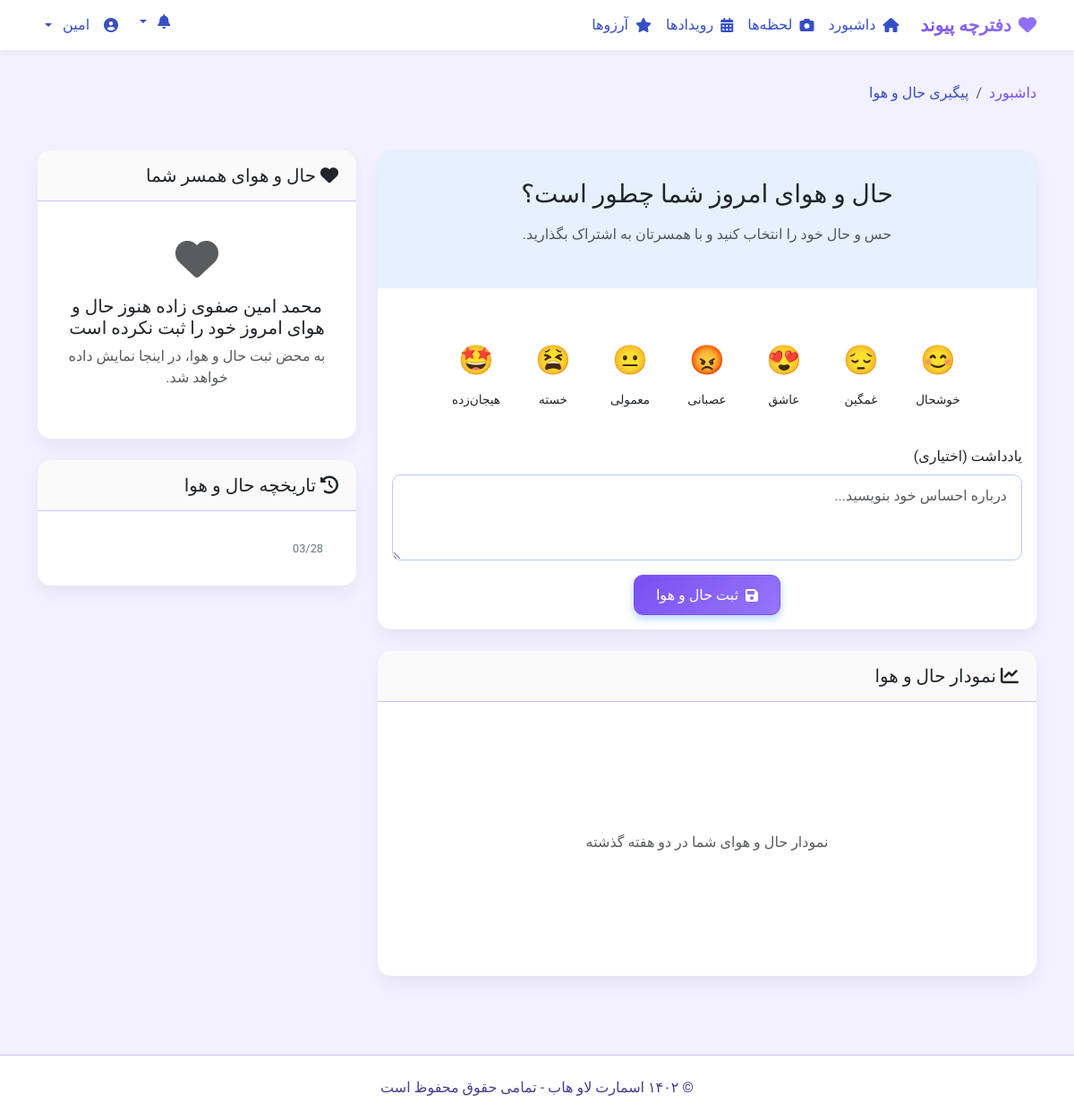
The page /mood/track/ (signed in) on the database its author committed.
### lovehub/models.py (models this page shows, shortened)
class UserProfile(models.Model):
    user = models.OneToOneField(User, on_delete=models.CASCADE, related_name='profile')
    partner = models.OneToOneField('self', on_delete=models.SET_NULL, null=True, blank=True, related_name='partner_profile')
    avatar = models.ImageField(upload_to='avatars/', null=True, blank=True, verbose_name='تصویر پروفایل')
    birth_date = models.DateField(null=True, blank=True, verbose_name='تاریخ تولد')
    relationship_start_date = models.DateField(null=True, blank=True, verbose_name='تاریخ شروع رابطه')
    class Meta:
        verbose_name = 'پروفایل کاربر'
        verbose_name_plural = 'پروفایل‌های کاربران'

class DailyMood(models.Model):
    MOOD_CHOICES = [
        ('😊', 'خوشحال'),
        ('😍', 'عاشقانه'),
        ('🤔', 'متفکر'),
        ('🙂', 'معمولی'),
        ('❤️', 'عاشق'),
    ]
    user = models.ForeignKey(User, on_delete=models.CASCADE, related_name='moods', verbose_name='کاربر')
    date = models.DateField(default=timezone.now, verbose_name='تاریخ')
    mood = models.CharField(max_length=10, choices=MOOD_CHOICES, verbose_name='حالت')
    note = models.TextField(blank=True, null=True, verbose_name='یادداشت')
    class Meta:
        verbose_name = 'حس روزانه'
        verbose_name_plural = 'حس‌های روزانه'
        unique_together = ['user', 'date']

### lovehub/views.py (the view, shortened to what this page needs)
# urls.py: path('mood/track/', views.track_mood, name='track_mood'),
@login_required
def track_mood(request):
    user = request.user
    profile = get_object_or_404(UserProfile, user=user)
    today = timezone.now().date()
    today_mood = DailyMood.objects.filter(user=user, date=today).first()
    partner_mood = None
    if profile.partner and profile.partner.user:
        partner_mood = DailyMood.objects.filter(
            user=profile.partner.user,
            date=today
        ).first()
    two_weeks_ago = today - timedelta(days=14)
    mood_history = DailyMood.objects.filter(
        user=user,
        date__gte=two_weeks_ago,
        date__lte=today
    ).order_by('date')
    partner_mood_history = []
    if profile.partner and profile.partner.user:
        partner_mood_history = DailyMood.objects.filter(
            user=profile.partner.user,
            date__gte=two_weeks_ago,
            date__lte=today
        ).order_by('date')
    context = {
        'today_mood': today_mood,
        'partner_mood': partner_mood,
        'mood_history': mood_history,
        'partner_mood_history': partner_mood_history,
        'today': today,
        'profile': profile
    }
    return render(request, 'lovehub/track_mood.html', context)

### lovehub/views.py (called while the page is built)
def lovehub_context_processor(request):
    context = {}
    if request.user.is_authenticated:
        user = request.user
        try:
            profile = UserProfile.objects.get(user=user)
            context['user_profile'] = profile
        except UserProfile.DoesNotExist:
            pass
        context['unread_notifications'] = Notification.objects.filter(
            user=user,
            is_read=False
        ).order_by('-created_at')[:5]
        context['unread_notifications_count'] = Notification.objects.filter(
            user=user,
            is_read=False
        ).count()
        try:
            theme = AppTheme.objects.get(user=user)
            context['user_theme'] = theme
        except AppTheme.DoesNotExist:
            pass
    return context

### templates/lovehub/track_mood.html (shortened to what this page needs)
{% extends "lovehub/base.html" %}
{% block content %}
<div class="row">
    <div class="col-12 mb-3">
        <nav aria-label="breadcrumb">
            <ol class="breadcrumb">
                <li class="breadcrumb-item"><a href="{% url 'dashboard' %}">داشبورد</a></li>
                <li class="breadcrumb-item active" aria-current="page">پیگیری حال و هوا</li>
            </ol>
        </nav>
    </div>
</div>
<div class="row">
    <div class="col-md-8">
        <div class="card mood-tracker-card">
            <div class="mood-header">
                <h3>حال و هوای امروز شما چطور است؟</h3>
                <p class="text-muted">حس و حال خود را انتخاب کنید و با همسرتان به اشتراک بگذارید.</p>
            </div>
            <div class="card-body">
                <form method="post" action="{% url 'track_mood' %}">
                    <div class="mood-options">
                        <label class="mood-option {% if today_mood and today_mood.mood == 'happy' %}active{% endif %}">
                            <span class="mood-emoji">😊</span>
                            <span class="mood-name">خوشحال</span>
                        </label>
                        <label class="mood-option {% if today_mood and today_mood.mood == 'sad' %}active{% endif %}">
                            <span class="mood-emoji">😔</span>
                            <span class="mood-name">غمگین</span>
                        </label>
                        <label class="mood-option {% if today_mood and today_mood.mood == 'love' %}active{% endif %}">
                            <span class="mood-emoji">😍</span>
                            <span class="mood-name">عاشق</span>
                        </label>
                        <label class="mood-option {% if today_mood and today_mood.mood == 'angry' %}active{% endif %}">
                            <span class="mood-emoji">😡</span>
                            <span class="mood-name">عصبانی</span>
                        </label>
                        <label class="mood-option {% if today_mood and today_mood.mood == 'neutral' %}active{% endif %}">
                            <span class="mood-emoji">😐</span>
                            <span class="mood-name">معمولی</span>
                        </label>
                        <label class="mood-option {% if today_mood and today_mood.mood == 'tired' %}active{% endif %}">
                            <span class="mood-emoji">😫</span>
                            <span class="mood-name">خسته</span>
                        </label>
                        <label class="mood-option {% if today_mood and today_mood.mood == 'excited' %}active{% endif %}">
                            <span class="mood-emoji">🤩</span>
                            <span class="mood-name">هیجان‌زده</span>
                        </label>
                    </div>
                    <div class="mb-3">
                        <label for="note" class="form-label">یادداشت (اختیاری)</label>
                        <textarea class="form-control" id="note" name="note" rows="3" placeholder="درباره احساس خود بنویسید...">{{ today_mood.note }}</textarea>
                    </div>
                    <div class="d-grid gap-2 d-md-flex justify-content-md-center">
                        <button type="submit" class="btn btn-primary">
                            <i class="fas fa-save"></i> {% if today_mood %}بروزرسانی حال و هوا{% else %}ثبت حال و هوا{% endif %}
                        </button>
                    </div>
                </form>
            </div>
        </div>
        {% if mood_history %}
        <div class="card mood-tracker-card">
            <div class="card-header">
                <h5 class="mb-0"><i class="fas fa-chart-line"></i> نمودار حال و هوا</h5>
            </div>
            <div class="card-body">
                <div class="mood-chart">
                    <div class="d-flex justify-content-center align-items-center h-100">
                        <p class="text-muted">نمودار حال و هوای شما در دو هفته گذشته</p>
                    </div>
                </div>
            </div>
        </div>
        {% endif %}
    </div>
    <div class="col-md-4">
        {% if profile.partner and partner_mood %}
        <div class="card mood-tracker-card">
            <div class="card-header">
                <h5 class="mb-0"><i class="fas fa-heart"></i> حال و هوای همسر شما</h5>
            </div>
            <div class="card-body">
                <div class="partner-mood {{ partner_mood.mood }}">
                    <div class="current-mood-date">{{ today|date:"Y/m/d" }}</div>
                    <div class="current-mood-time">{{ today|time:"H:i"|default:"" }}</div>
                    {% if profile.partner.avatar %}
                        <img src="{{ profile.partner.avatar.url }}" alt="{{ profile.partner.user.get_full_name }}" class="partner-photo">
                    {% else %}
                        <div class="partner-photo-placeholder">
                            <i class="fas fa-user"></i>
                        </div>
                    {% endif %}
                    <div class="partner-name">{{ profile.partner.user.get_full_name|default:profile.partner.user.username }}</div>
                    {% if partner_mood.mood == 'happy' %}
                        <div class="current-mood-emoji">😊</div>
                        <h5>خوشحال</h5>
                    {% elif partner_mood.mood == 'sad' %}
                        <div class="current-mood-emoji">😔</div>
                        <h5>غمگین</h5>
                    {% elif partner_mood.mood == 'love' %}
                        <div class="current-mood-emoji">😍</div>
                        <h5>عاشق</h5>
                    {% elif partner_mood.mood == 'angry' %}
                        <div class="current-mood-emoji">😡</div>
                        <h5>عصبانی</h5>
                    {% elif partner_mood.mood == 'neutral' %}
                        <div class="current-mood-emoji">😐</div>
                        <h5>معمولی</h5>
                    {% elif partner_mood.mood == 'tired' %}
                        <div class="current-mood-emoji">😫</div>
                        <h5>خسته</h5>
                    {% elif partner_mood.mood == 'excited' %}
                        <div class="current-mood-emoji">🤩</div>
                        <h5>هیجان‌زده</h5>
                    {% endif %}
                    {% if partner_mood.note %}
                    <div class="mt-3">
                        <p>{{ partner_mood.note }}</p>
                    </div>
                    {% endif %}
                </div>
            </div>
        </div>
        {% elif profile.partner and not partner_mood %}
        <div class="card mood-tracker-card">
            <div class="card-header">
                <h5 class="mb-0"><i class="fas fa-heart"></i> حال و هوای همسر شما</h5>
            </div>
            <div class="card-body">
                <div class="text-center py-4">
                    <div class="mb-3">
                        <i class="fas fa-heart text-muted fa-3x"></i>
                    </div>
                    <h5>{{ profile.partner.user.get_full_name|default:profile.partner.user.username }} هنوز حال و هوای امروز خود را ثبت نکرده است</h5>
                    <p class="text-muted">به محض ثبت حال و هوا، در اینجا نمایش داده خواهد شد.</p>
                </div>
            </div>
        </div>
        {% endif %}
        {% if mood_history %}
        <div class="card mood-tracker-card">
            <div class="card-header">
                <h5 class="mb-0"><i class="fas fa-history"></i> تاریخچه حال و هوا</h5>
            </div>
            <div class="card-body">
                <div class="mood-history">
                    {% for mood in mood_history %}
                    <div class="mood-day">
                        <div class="mood-day-date">{{ mood.date|date:"m/d" }}</div>
                    </div>
                    {% endfor %}
                </div>
            </div>
        </div>
        {% endif %}
    </div>
</div>
{% endblock %}

### templates/lovehub/base.html (shortened to what this page needs)
<!DOCTYPE html>
<html lang="fa" dir="rtl">
<head>
    <link rel="stylesheet" href="https://cdn.jsdelivr.net/npm/bootstrap@5.3.2/dist/css/bootstrap.rtl.min.css">
    <link rel="stylesheet" href="https://cdnjs.cloudflare.com/ajax/libs/font-awesome/6.5.1/css/all.min.css">
    <link rel="stylesheet" href="https://unpkg.com/leaflet@1.9.4/dist/leaflet.css">
</head>
<body class="{% if request.user.theme.theme == 'dark' %}theme-dark{% elif request.user.theme.theme == 'light' %}theme-light{% elif request.user.theme.theme == 'nature' %}theme-nature{% elif request.user.theme.theme == 'romance' %}theme-romance{% elif request.user.theme.theme == 'royal' %}theme-royal{% elif request.user.theme.theme == 'ocean' %}theme-ocean{% elif request.user.theme.theme == 'sunset' %}theme-sunset{% else %}theme-default{% endif %}">
    <nav class="navbar navbar-expand-lg">
        <div class="container">
            <a class="navbar-brand" href="{% url 'dashboard' %}">
                <i class="fas fa-heart"></i>دفترچه پیوند
            </a>
            <div class="collapse navbar-collapse" id="navbarNav">
                <ul class="navbar-nav me-auto">
                    <li class="nav-item">
                        <a class="nav-link {% if request.resolver_match.url_name == 'dashboard' %}active{% endif %}" href="{% url 'dashboard' %}">
                            <i class="fas fa-home"></i> داشبورد
                        </a>
                    </li>
                    <li class="nav-item">
                        <a class="nav-link {% if request.resolver_match.url_name == 'moments_list' %}active{% endif %}" href="{% url 'moments_list' %}">
                            <i class="fas fa-camera"></i> لحظه‌ها
                        </a>
                    </li>
                    <li class="nav-item">
                        <a class="nav-link {% if request.resolver_match.url_name == 'events_list' %}active{% endif %}" href="{% url 'events_list' %}">
                            <i class="fas fa-calendar-alt"></i> رویدادها
                        </a>
                    </li>
                    <li class="nav-item">
                        <a class="nav-link {% if request.resolver_match.url_name == 'wishes_list' %}active{% endif %}" href="{% url 'wishes_list' %}">
                            <i class="fas fa-star"></i> آرزوها
                        </a>
                    </li>
                </ul>
                <ul class="navbar-nav">
                    <li class="nav-item position-relative me-2 dropdown">
                        <a class="nav-link dropdown-toggle" href="#" id="notificationsDropdown" role="button" data-bs-toggle="dropdown" aria-expanded="false">
                            <i class="fas fa-bell"></i>
                        </a>
                    </li>
                    <li class="nav-item dropdown">
                        <a class="nav-link dropdown-toggle" href="#" id="navbarDropdown" role="button" data-bs-toggle="dropdown" aria-expanded="false">
                            <i class="fas fa-user-circle"></i>
                            <span class="d-none d-md-inline ms-2">{{ request.user.first_name|default:request.user.username }}</span>
                        </a>
                    </li>
                </ul>
            </div>
        </div>
    </nav>
    <div class="container my-4">
        {% block content %}{% endblock %}
    </div>
    <footer class="footer text-center">
        <div class="container">
            <p class="mb-0">&copy; ۱۴۰۲ اسمارت لاو هاب - تمامی حقوق محفوظ است</p>
        </div>
    </footer>
</body>
</html>

### templates/lovehub/track_mood.html (style rules this page uses)
.mood-tracker-card { border-radius: 15px; overflow: hidden; box-shadow: 0 10px 20px rgba(0,0,0,0.05); border: none; margin-bottom: 1.5rem; }
.mood-header { background-color: rgba(var(--bs-primary-rgb), 0.1); padding: 2rem; text-align: center; }
.mood-header h3 { margin-bottom: 1rem; }
.mood-options { display: flex; flex-wrap: wrap; justify-content: center; gap: 1rem; margin: 2rem 0; }
.mood-option { display: inline-block; width: 70px; text-align: center; cursor: pointer; padding: 0.5rem; border-radius: 10px; transition: all 0.3s; position: relative; }
.mood-emoji { font-size: 2rem; display: block; margin-bottom: 0.5rem; }
.mood-name { font-size: 0.85rem; font-weight: 500; }
.mood-history { display: flex; overflow-x: auto; padding: 1rem 0.5rem; gap: 0.5rem; }
.mood-day { display: flex; flex-direction: column; align-items: center; min-width: 60px; }
.mood-day-date { font-size: 0.8rem; color: #6c757d; }
.mood-chart { height: 250px; margin-top: 1.5rem; }

### rows shown on the page
UserProfile: partner.user.get_full_name "محمد امین صفوی زاده"
DailyMood: date "03/28"

### other values the page prints
{{ request.user.first_name|default:request.user.username }} "امین"
